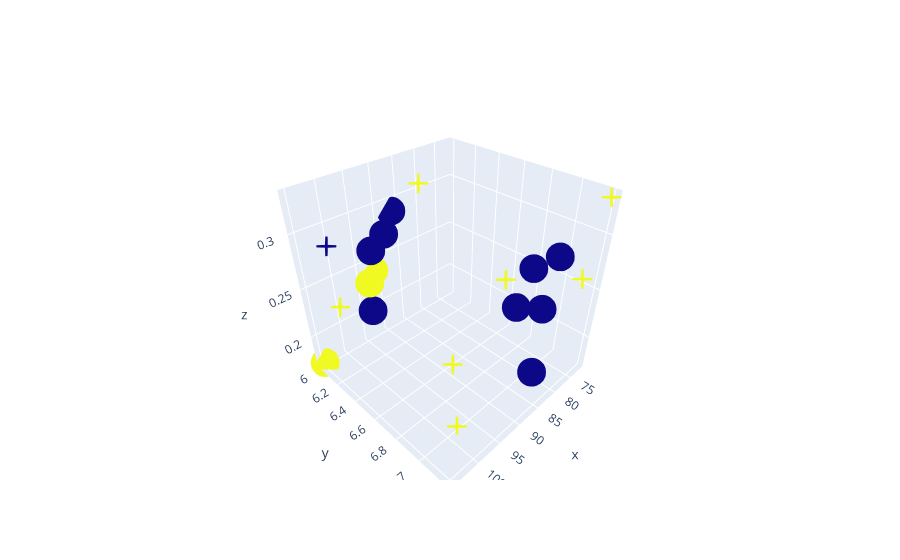

Write notebook code for a chart like this one.
### Code cell
import plotly.graph_objects as go

fig = go.Figure(data=[go.Scatter3d(
    x=df['HRPre'],
    y=df['AdjPreLVSize'],
    z=df['EFPre'],
    mode='markers',
    marker=dict(
        size=10,
        color=df['Treatment'],
        
        symbol=df['Mortality18M'].replace({0: 'circle', 1: 'cross'})
    )
)])

fig.show()

### Figure 1 — Plotly figure (JSON) as saved in the notebook; plotly's stock layout.template omitted (floating-point values rounded to 4 significant figures)
{"data": [{"marker": {"color": [0, 0, 0, 1, 1, 1, 0, 1, 1, 0, 0, 1, 0, 0, 1, 0, 1, 1, 1, 0], "size": 10, "symbol": ["circle", "circle", "circle", "circle", "cross", "cross", "circle", "circle", "cross", "circle", "circle", "cross", "circle", "circle", "cross", "circle", "cross", "circle", "cross", "cross"]}, "mode": "markers", "type": "scatter3d", "x": [82, 89, 95, 105, 100, 99, 79, 95, 92, 87, 91, 98, 94, 90, 72, 87, 85, 92, 76, 102], "y": [7.1, 7.1, 6.1, 6, 6, 7, 7.1, 6.1, 7.1, 6, 6.1, 7, 6.1, 7.2, 7.2, 7.2, 6.2, 6, 7.2, 6.1], "z": [0.25, 0.27, 0.21, 0.17, 0.22, 0.24, 0.29, 0.24, 0.3, 0.29, 0.28, 0.17, 0.27, 0.31, 0.33, 0.21, 0.32, 0.24, 0.27, 0.29]}], "layout": {}}
